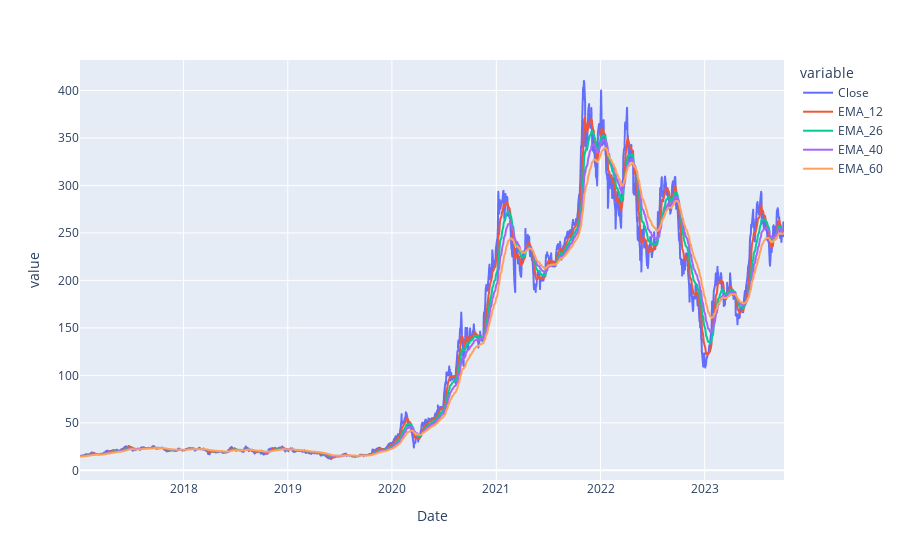

Source (notebook cell):
### Code cell
'''fig = plt.figure(figsize = (25,10))

# plot close price, short-term and long-term moving averages
stock['Close'].plot(label='Actual Price', color = 'red')
stock['EMA_12'].plot(label = '12-days EMA Span', color = 'green')
stock['EMA_26'].plot(label = '26-days EMA Span', color = 'yellow')
stock['EMA_40'].plot(label = '40-days EMA Span', color = 'blue')
stock['EMA_60'].plot(label = '60-days EMA Span', color = 'purple')

plt.ylabel('Price in $')
plt.xlabel('Observation Date')
plt.title('EMA Span for 12, 26, 40 and 60 days')
plt.legend()
plt.grid()
plt.show()

fig.savefig('EMA_Plot.png')
'''
import plotly.express as px
fig = px.line(stock, x='Date', y=['Close','EMA_12', 'EMA_26', 'EMA_40', 'EMA_60'])
fig.show()

### Figure 1 — Plotly figure (JSON) as saved in the notebook; plotly's stock layout.template omitted (floating-point values rounded to 4 significant figures; data arrays with more than 128 entries replaced by an {"elided": "..."} marker saying what was removed)
{"data": [{"hovertemplate": "variable=Close<br>Date=%{x}<br>value=%{y}<extra></extra>", "legendgroup": "Close", "line": {"color": "#636efa", "dash": "solid"}, "marker": {"symbol": "circle"}, "mode": "lines", "name": "Close", "showlegend": true, "type": "scattergl", "x": {"elided": "1702 str values"}, "xaxis": "x", "y": {"elided": "1702 float values"}, "yaxis": "y"}, {"hovertemplate": "variable=EMA_12<br>Date=%{x}<br>value=%{y}<extra></extra>", "legendgroup": "EMA_12", "line": {"color": "#EF553B", "dash": "solid"}, "marker": {"symbol": "circle"}, "mode": "lines", "name": "EMA_12", "showlegend": true, "type": "scattergl", "x": {"elided": "1702 str values"}, "xaxis": "x", "y": {"elided": "1702 float values"}, "yaxis": "y"}, {"hovertemplate": "variable=EMA_26<br>Date=%{x}<br>value=%{y}<extra></extra>", "legendgroup": "EMA_26", "line": {"color": "#00cc96", "dash": "solid"}, "marker": {"symbol": "circle"}, "mode": "lines", "name": "EMA_26", "showlegend": true, "type": "scattergl", "x": {"elided": "1702 str values"}, "xaxis": "x", "y": {"elided": "1702 float values"}, "yaxis": "y"}, {"hovertemplate": "variable=EMA_40<br>Date=%{x}<br>value=%{y}<extra></extra>", "legendgroup": "EMA_40", "line": {"color": "#ab63fa", "dash": "solid"}, "marker": {"symbol": "circle"}, "mode": "lines", "name": "EMA_40", "showlegend": true, "type": "scattergl", "x": {"elided": "1702 str values"}, "xaxis": "x", "y": {"elided": "1702 float values"}, "yaxis": "y"}, {"hovertemplate": "variable=EMA_60<br>Date=%{x}<br>value=%{y}<extra></extra>", "legendgroup": "EMA_60", "line": {"color": "#FFA15A", "dash": "solid"}, "marker": {"symbol": "circle"}, "mode": "lines", "name": "EMA_60", "showlegend": true, "type": "scattergl", "x": {"elided": "1702 str values"}, "xaxis": "x", "y": {"elided": "1702 float values"}, "yaxis": "y"}], "layout": {"legend": {"title": {"text": "variable"}, "tracegroupgap": 0}, "margin": {"t": 60}, "xaxis": {"anchor": "y", "domain": [0, 1], "title": {"text": "Date"}}, "yaxis": {"anchor": "x", "domain": [0, 1], "title": {"text": "value"}}}}
